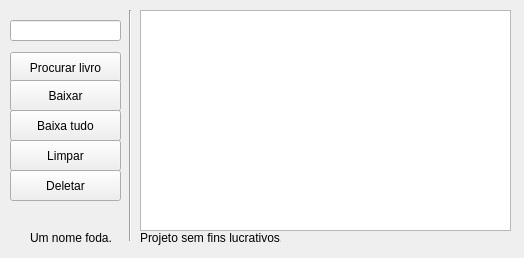
<?xml version="1.0" encoding="UTF-8"?>
<ui version="4.0">
 <class>MainWindow</class>
 <widget class="QMainWindow" name="MainWindow">
  <property name="geometry">
   <rect>
    <x>0</x>
    <y>0</y>
    <width>524</width>
    <height>258</height>
   </rect>
  </property>
  <property name="windowTitle">
   <string>Pycrawler</string>
  </property>
  <widget class="QWidget" name="centralwidget">
   <widget class="QLineEdit" name="txtPesquisar">
    <property name="geometry">
     <rect>
      <x>10</x>
      <y>20</y>
      <width>111</width>
      <height>21</height>
     </rect>
    </property>
    <property name="inputMask">
     <string/>
    </property>
    <property name="text">
     <string/>
    </property>
   </widget>
   <widget class="QPushButton" name="btProcurar">
    <property name="geometry">
     <rect>
      <x>10</x>
      <y>52</y>
      <width>111</width>
      <height>31</height>
     </rect>
    </property>
    <property name="text">
     <string>Procurar livro</string>
    </property>
   </widget>
   <widget class="QPushButton" name="btLimpar">
    <property name="geometry">
     <rect>
      <x>10</x>
      <y>140</y>
      <width>111</width>
      <height>31</height>
     </rect>
    </property>
    <property name="text">
     <string>Limpar</string>
    </property>
   </widget>
   <widget class="QPushButton" name="btBaixarTudo">
    <property name="geometry">
     <rect>
      <x>10</x>
      <y>110</y>
      <width>111</width>
      <height>31</height>
     </rect>
    </property>
    <property name="text">
     <string>Baixa tudo</string>
    </property>
   </widget>
   <widget class="QPushButton" name="btBaixar">
    <property name="geometry">
     <rect>
      <x>10</x>
      <y>80</y>
      <width>111</width>
      <height>31</height>
     </rect>
    </property>
    <property name="text">
     <string>Baixar</string>
    </property>
   </widget>
   <widget class="QListWidget" name="listVisualizar">
    <property name="geometry">
     <rect>
      <x>140</x>
      <y>10</y>
      <width>371</width>
      <height>221</height>
     </rect>
    </property>
   </widget>
   <widget class="QLabel" name="label">
    <property name="geometry">
     <rect>
      <x>140</x>
      <y>230</y>
      <width>141</width>
      <height>16</height>
     </rect>
    </property>
    <property name="font">
     <font>
      <family>Leelawadee UI</family>
      <pointsize>9</pointsize>
     </font>
    </property>
    <property name="text">
     <string>Projeto sem fins lucrativos.</string>
    </property>
   </widget>
   <widget class="QLabel" name="label_2">
    <property name="geometry">
     <rect>
      <x>30</x>
      <y>230</y>
      <width>81</width>
      <height>16</height>
     </rect>
    </property>
    <property name="text">
     <string>Um nome foda.</string>
    </property>
   </widget>
   <widget class="QPushButton" name="btDeletar">
    <property name="geometry">
     <rect>
      <x>10</x>
      <y>170</y>
      <width>111</width>
      <height>31</height>
     </rect>
    </property>
    <property name="text">
     <string>Deletar</string>
    </property>
   </widget>
   <widget class="Line" name="line">
    <property name="geometry">
     <rect>
      <x>120</x>
      <y>10</y>
      <width>20</width>
      <height>231</height>
     </rect>
    </property>
    <property name="orientation">
     <enum>Qt::Vertical</enum>
    </property>
   </widget>
  </widget>
 </widget>
 <resources/>
 <connections/>
</ui>
